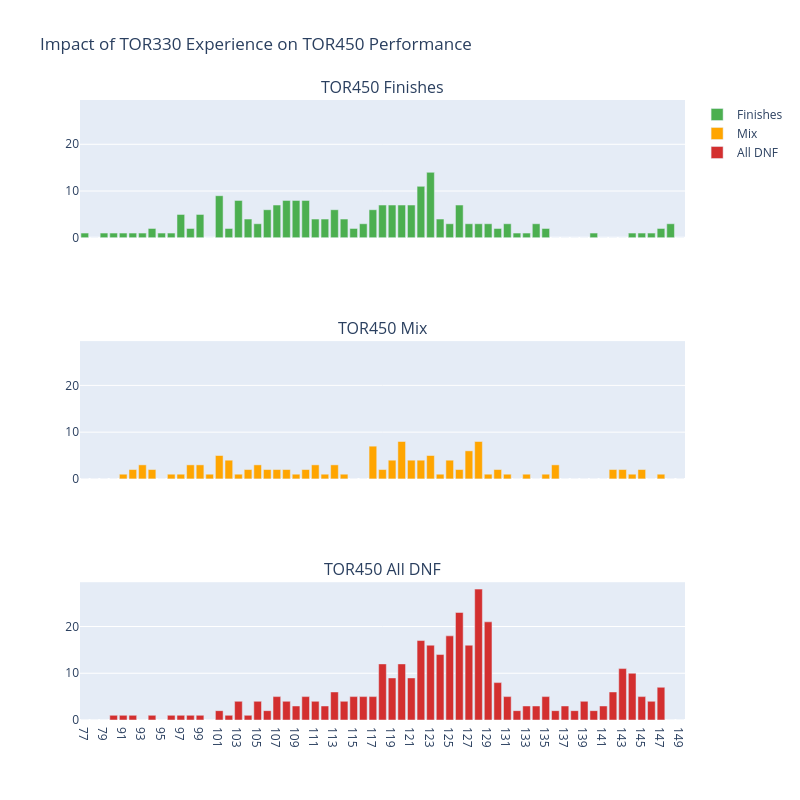

Source (notebook cell):
### Code cell
# Create subplots with shared y-axis
fig = make_subplots(rows=3, cols=1, shared_xaxes=True, shared_yaxes=True, 
                    subplot_titles=("TOR450 Finishes", "TOR450 Mix", "TOR450 All DNF"))
round_Performance_hours_category = ['77', '78', '79', 
       '90', '91', '92', '93', '94', '95', '96', '97', '98', '99', '100',
       '101', '102', '103', '104', '105', '106', '107', '108', '109',
       '110', '111', '112', '113', '114', '115', '116', '117', '118',
       '119', '120', '121', '122', '123', '124', '125', '126', '127',
       '128', '129', '130', '131', '132', '133', '134', '135', '136',
       '137', '138', '139', '140', '141', '142', '143', '144', '145',
       '146', '147', '148' , '149']

DUV330_all_who_started_TOR450['round_Performance_hours_copy'] = DUV330_all_who_started_TOR450['round_Performance_hours'].copy()
DUV330_all_who_started_TOR450['round_Performance_hours_copy'] = DUV330_all_who_started_TOR450['round_Performance_hours_copy'].astype('int').astype('str')


# Set 'Finish Category' as a categorical column with the defined order
DUV330_all_who_started_TOR450['round_Performance_hours_copy'] = pd.Categorical(
    DUV330_all_who_started_TOR450['round_Performance_hours_copy'],
    categories = round_Performance_hours_category,
    ordered=True)

DUV330_all_who_started_TOR450 = DUV330_all_who_started_TOR450.sort_values(by = 'round_Performance_hours_copy', ascending = True)

TOR330_performance_table = DUV330_all_who_started_TOR450.groupby(['Status', 'round_Performance_hours_copy'])[ 'round_Performance_hours_copy'].count().to_frame(name = 'count').reset_index()

TOR450_all_finish = TOR330_performance_table[TOR330_performance_table['Status'] == 'All Finish']
TOR450_mix = TOR330_performance_table[TOR330_performance_table['Status'] == 'Mix']
TOR450_all_DNF = TOR330_performance_table[TOR330_performance_table['Status'] == 'All DNF']

# Bar Chart for TOR450 Finishes
fig.add_trace(go.Bar(x=TOR450_all_finish["round_Performance_hours_copy"], 
                     y=TOR450_all_finish["count"], 
                     name="Finishes", 
                     marker=dict(color="#4CAF50")), 
              row=1, col=1)

# Bar Chart for TOR450 Mix
fig.add_trace(go.Bar(x=TOR450_mix["round_Performance_hours_copy"], 
                     y=TOR450_mix["count"], 
                     name="Mix", 
                     marker=dict(color="#FFA500")), 
              row=2, col=1)

# Bar Chart for TOR450 All DNF
fig.add_trace(go.Bar(x=TOR450_all_DNF["round_Performance_hours_copy"], 
                     y=TOR450_all_DNF["count"], 
                     name="All DNF", 
                     marker=dict(color="#D32F2F")), 
              row=3, col=1)

# Standardize Y-Axis Range
fig.update_yaxes(matches='y')  # Ensures all subplots share the same y-axis range

# Increase Figure Size
fig.update_layout(height=800, width=800, title_text="Impact of TOR330 Experience on TOR450 Performance", 
                  showlegend=True)

# Show the figure
fig.show()

### Figure 1 — Plotly figure (JSON) as saved in the notebook; plotly's stock layout.template omitted (floating-point values rounded to 4 significant figures)
{"data": [{"marker": {"color": "#4CAF50"}, "name": "Finishes", "type": "bar", "x": ["77", "78", "79", "90", "91", "92", "93", "94", "95", "96", "97", "98", "99", "100", "101", "102", "103", "104", "105", "106", "107", "108", "109", "110", "111", "112", "113", "114", "115", "116", "117", "118", "119", "120", "121", "122", "123", "124", "125", "126", "127", "128", "129", "130", "131", "132", "133", "134", "135", "136", "137", "138", "139", "140", "141", "142", "143", "144", "145", "146", "147", "148", "149"], "xaxis": "x", "y": [1, 0, 1, 1, 1, 1, 1, 2, 1, 1, 5, 2, 5, 0, 9, 2, 8, 4, 3, 6, 7, 8, 8, 8, 4, 4, 6, 4, 2, 3, 6, 7, 7, 7, 7, 11, 14, 4, 3, 7, 3, 3, 3, 2, 3, 1, 1, 3, 2, 0, 0, 0, 0, 1, 0, 0, 0, 1, 1, 1, 2, 3, 0], "yaxis": "y"}, {"marker": {"color": "#FFA500"}, "name": "Mix", "type": "bar", "x": ["77", "78", "79", "90", "91", "92", "93", "94", "95", "96", "97", "98", "99", "100", "101", "102", "103", "104", "105", "106", "107", "108", "109", "110", "111", "112", "113", "114", "115", "116", "117", "118", "119", "120", "121", "122", "123", "124", "125", "126", "127", "128", "129", "130", "131", "132", "133", "134", "135", "136", "137", "138", "139", "140", "141", "142", "143", "144", "145", "146", "147", "148", "149"], "xaxis": "x2", "y": [0, 0, 0, 0, 1, 2, 3, 2, 0, 1, 1, 3, 3, 1, 5, 4, 1, 2, 3, 2, 2, 2, 1, 2, 3, 1, 3, 1, 0, 0, 7, 2, 4, 8, 4, 4, 5, 1, 4, 2, 6, 8, 1, 2, 1, 0, 1, 0, 1, 3, 0, 0, 0, 0, 0, 2, 2, 1, 2, 0, 1, 0, 0], "yaxis": "y2"}, {"marker": {"color": "#D32F2F"}, "name": "All DNF", "type": "bar", "x": ["77", "78", "79", "90", "91", "92", "93", "94", "95", "96", "97", "98", "99", "100", "101", "102", "103", "104", "105", "106", "107", "108", "109", "110", "111", "112", "113", "114", "115", "116", "117", "118", "119", "120", "121", "122", "123", "124", "125", "126", "127", "128", "129", "130", "131", "132", "133", "134", "135", "136", "137", "138", "139", "140", "141", "142", "143", "144", "145", "146", "147", "148", "149"], "xaxis": "x3", "y": [0, 0, 0, 1, 1, 1, 0, 1, 0, 1, 1, 1, 1, 0, 2, 1, 4, 1, 4, 2, 5, 4, 3, 5, 4, 3, 6, 4, 5, 5, 5, 12, 9, 12, 9, 17, 16, 14, 18, 23, 16, 28, 21, 8, 5, 2, 3, 3, 5, 2, 3, 2, 4, 2, 3, 6, 11, 10, 5, 4, 7, 0, 0], "yaxis": "y3"}], "layout": {"annotations": [{"font": {"size": 16}, "showarrow": false, "text": "TOR450 Finishes", "x": 0.5, "xanchor": "center", "xref": "paper", "y": 1, "yanchor": "bottom", "yref": "paper"}, {"font": {"size": 16}, "showarrow": false, "text": "TOR450 Mix", "x": 0.5, "xanchor": "center", "xref": "paper", "y": 0.6111, "yanchor": "bottom", "yref": "paper"}, {"font": {"size": 16}, "showarrow": false, "text": "TOR450 All DNF", "x": 0.5, "xanchor": "center", "xref": "paper", "y": 0.2222, "yanchor": "bottom", "yref": "paper"}], "height": 800, "showlegend": true, "title": {"text": "Impact of TOR330 Experience on TOR450 Performance"}, "width": 800, "xaxis": {"anchor": "y", "domain": [0, 1], "matches": "x3", "showticklabels": false}, "xaxis2": {"anchor": "y2", "domain": [0, 1], "matches": "x3", "showticklabels": false}, "xaxis3": {"anchor": "y3", "domain": [0, 1]}, "yaxis": {"anchor": "x", "domain": [0.7778, 1], "matches": "y"}, "yaxis2": {"anchor": "x2", "domain": [0.3889, 0.6111], "matches": "y"}, "yaxis3": {"anchor": "x3", "domain": [0, 0.2222], "matches": "y"}}}
